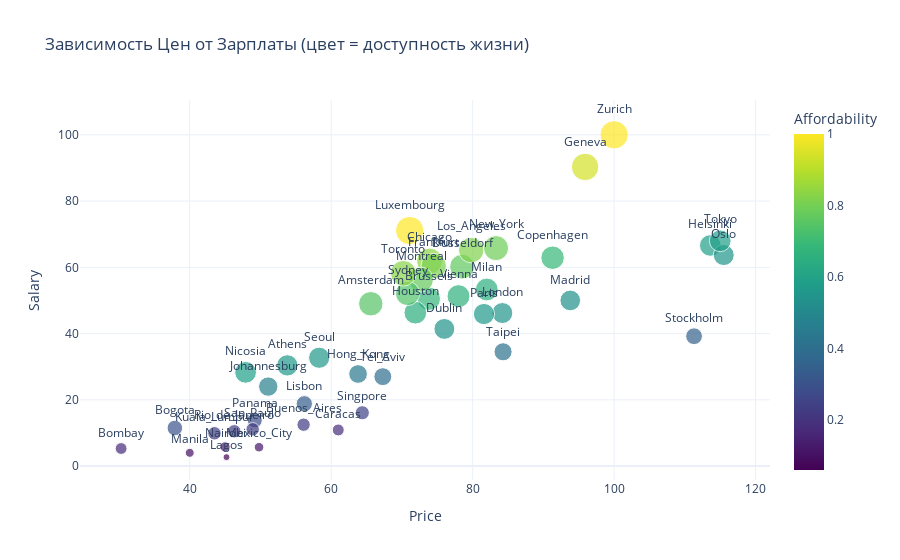

Notebook cell for this chart:
### Markdown cell above
Введём ещё один критерий, который позволит наглядно увидеть распределение городов. Этим критерием будет `Affordability` (доступность). Построим график, аналогичный тому, что был предлставлен выше, но с заменой параметра `Work` на `Affordability`

### Code cell
df['Affordability'] = df['Salary'] / df['Price']

fig = px.scatter(
    df,
    x='Price',
    y='Salary',
    text='City',
    size='Affordability',
    color='Affordability',
    color_continuous_scale='Viridis',
    hover_data=['Work', 'Affordability'],
    title='Зависимость Цен от Зарплаты (цвет = доступность жизни)',
    template='plotly_white'
)
fig.update_traces(textposition='top center')
fig.show()

### Figure 1 — Plotly figure (JSON) as saved in the notebook; plotly's stock layout.template omitted (floating-point values rounded to 4 significant figures)
{"data": [{"customdata": [[1714.0, 0.747], [1792.0, 0.5651], [2152.0, 0.3034], [2052.0, 0.1749], [1708.0, 0.6843], [1971.0, 0.2228], [2041.0, 0.1787], [1924.0, 0.8376], [1717.0, 0.6889], [1759.0, 0.5447], [1693.0, 0.7669], [1650.0, 0.8107], [1880.0, 0.9416], [1667.0, 0.5863], [2375.0, 0.4357], [1978.0, 0.6439], [1945.0, 0.4697], [2167.0, 0.2276], [1786.0, 0.05973], [1742.0, 0.3345], [1737.0, 0.5487], [2068.0, 0.817], [1768.0, 1.0], [1710.0, 0.533], [2268.0, 0.1], [1944.0, 0.1145], [1773.0, 0.65], [1827.0, 0.7744], [1958.0, 0.1289], [1942.0, 0.7899], [1825.0, 0.5908], [1583.0, 0.5515], [2078.0, 0.2805], [1744.0, 0.5625], [1749.0, 0.2268], [1856.0, 0.227], [1842.0, 0.5609], [2042.0, 0.25], [1805.0, 0.3522], [1668.0, 0.7359], [2145.0, 0.4093], [2015.0, 0.4012], [1880.0, 0.5913], [1888.0, 0.8291], [1780.0, 0.6577], [1868.0, 1.0]], "hovertemplate": "Price=%{x}<br>Salary=%{y}<br>Affordability=%{marker.color}<br>City=%{text}<br>Work=%{customdata[0]}<extra></extra>", "legendgroup": "", "marker": {"color": [0.747, 0.5651, 0.3034, 0.1749, 0.6843, 0.2228, 0.1787, 0.8376, 0.6889, 0.5447, 0.7669, 0.8107, 0.9416, 0.5863, 0.4357, 0.6439, 0.4697, 0.2276, 0.05973, 0.3345, 0.5487, 0.817, 1.0, 0.533, 0.1, 0.1145, 0.65, 0.7744, 0.1289, 0.7899, 0.5908, 0.5515, 0.2805, 0.5625, 0.2268, 0.227, 0.5609, 0.25, 0.3522, 0.7359, 0.4093, 0.4012, 0.5913, 0.8291, 0.6577, 1.0], "coloraxis": "coloraxis", "size": [0.747, 0.5651, 0.3034, 0.1749, 0.6843, 0.2228, 0.1787, 0.8376, 0.6889, 0.5447, 0.7669, 0.8107, 0.9416, 0.5863, 0.4357, 0.6439, 0.4697, 0.2276, 0.05973, 0.3345, 0.5487, 0.817, 1.0, 0.533, 0.1, 0.1145, 0.65, 0.7744, 0.1289, 0.7899, 0.5908, 0.5515, 0.2805, 0.5625, 0.2268, 0.227, 0.5609, 0.25, 0.3522, 0.7359, 0.4093, 0.4012, 0.5913, 0.8291, 0.6577, 1.0], "sizemode": "area", "sizeref": 0.0025, "symbol": "circle"}, "mode": "markers+text", "name": "", "orientation": "v", "showlegend": false, "text": ["Amsterdam", "Athens", "Bogota", "Bombay", "Brussels", "Buenos_Aires", "Caracas", "Chicago", "Copenhagen", "Dublin", "Dusseldorf", "Frankfurt", "Geneva", "Helsinki", "Hong_Kong", "Houston", "Johannesburg", "Kuala_Lumpur", "Lagos", "Lisbon", "London", "Los_Angeles", "Luxembourg", "Madrid", "Manila", "Mexico_City", "Milan", "Montreal", "Nairobi", "New_York", "Nicosia", "Oslo", "Panama", "Paris", "Rio_de_Janeiro", "San_Paulo", "Seoul", "Singpore", "Stockholm", "Sydney", "Taipei", "Tel_Aviv", "Tokyo", "Toronto", "Vienna", "Zurich"], "textposition": "top center", "type": "scatter", "x": [65.6, 53.8, 37.9, 30.3, 73.8, 56.1, 61.0, 73.9, 91.3, 76.0, 78.5, 74.5, 95.9, 113.6, 63.8, 71.9, 51.1, 43.5, 45.2, 56.2, 84.2, 79.8, 71.1, 93.8, 40.0, 49.8, 82.0, 72.7, 45.0, 83.3, 47.9, 115.5, 49.2, 81.6, 46.3, 48.9, 58.3, 64.4, 111.3, 70.8, 84.3, 67.3, 115.0, 70.2, 78.0, 100.0], "xaxis": "x", "y": [49.0, 30.4, 11.5, 5.3, 50.5, 12.5, 10.9, 61.9, 62.9, 41.4, 60.2, 60.4, 90.3, 66.6, 27.8, 46.3, 24.0, 9.9, 2.7, 18.8, 46.2, 65.2, 71.1, 50.0, 4.0, 5.7, 53.3, 56.3, 5.8, 65.8, 28.3, 63.7, 13.8, 45.9, 10.5, 11.1, 32.7, 16.1, 39.2, 52.1, 34.5, 27.0, 68.0, 58.2, 51.3, 100.0], "yaxis": "y"}], "layout": {"coloraxis": {"colorbar": {"title": {"text": "Affordability"}}, "colorscale": [[0, "#440154"], [0.1111, "#482878"], [0.2222, "#3e4989"], [0.3333, "#31688e"], [0.4444, "#26828e"], [0.5556, "#1f9e89"], [0.6667, "#35b779"], [0.7778, "#6ece58"], [0.8889, "#b5de2b"], [1, "#fde725"]]}, "legend": {"itemsizing": "constant", "tracegroupgap": 0}, "title": {"text": "Зависимость Цен от Зарплаты (цвет = доступность жизни)"}, "xaxis": {"anchor": "y", "domain": [0, 1], "title": {"text": "Price"}}, "yaxis": {"anchor": "x", "domain": [0, 1], "title": {"text": "Salary"}}}}
